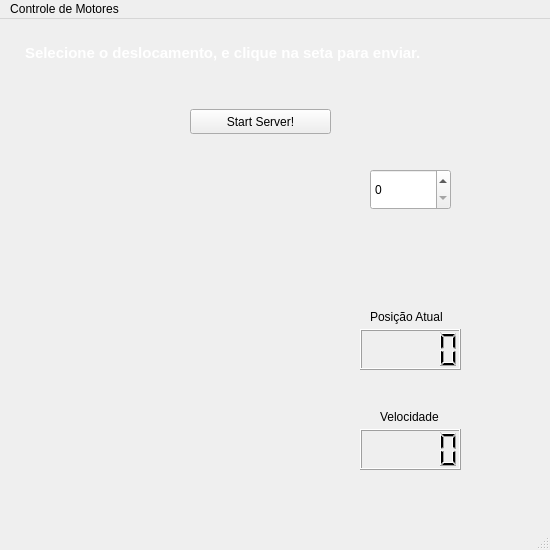
<?xml version="1.0" encoding="UTF-8"?>
<ui version="4.0">
 <class>MainWindow</class>
 <widget class="QMainWindow" name="MainWindow">
  <property name="geometry">
   <rect>
    <x>0</x>
    <y>0</y>
    <width>550</width>
    <height>550</height>
   </rect>
  </property>
  <property name="windowTitle">
   <string>MainWindow</string>
  </property>
  <widget class="QWidget" name="centralwidget">
   <widget class="QPushButton" name="left_button">
    <property name="geometry">
     <rect>
      <x>50</x>
      <y>230</y>
      <width>71</width>
      <height>101</height>
     </rect>
    </property>
    <property name="styleSheet">
     <string notr="true">#left_button{
background-color: transparent;
border-image: url(:/Projeto_Embarcados/icons/left_button_normal.png);
background: none;
border: none;
background-repeat: none;
}
#left_button:pressed
{
   border-image: url(:/Projeto_Embarcados/icons/left_button_pressed.png);
}</string>
    </property>
    <property name="text">
     <string/>
    </property>
   </widget>
   <widget class="QPushButton" name="right_button">
    <property name="geometry">
     <rect>
      <x>240</x>
      <y>270</y>
      <width>51</width>
      <height>101</height>
     </rect>
    </property>
    <property name="styleSheet">
     <string notr="true">#right_button{
background-color: transparent;
border-image: url(:/Projeto_Embarcados/icons/right_button_normal.png);
background: none;
border: none;
background-repeat: none;
}
#right_button:pressed
{
   border-image: url(:/Projeto_Embarcados/icons/right_button_pressed.png);
}</string>
    </property>
    <property name="text">
     <string/>
    </property>
   </widget>
   <widget class="QSpinBox" name="spin">
    <property name="geometry">
     <rect>
      <x>370</x>
      <y>150</y>
      <width>81</width>
      <height>41</height>
     </rect>
    </property>
    <property name="styleSheet">
     <string notr="true">#spin{
	font: 75 12pt &quot;MS Shell Dlg 2&quot;;
	text-color: darkblue;
}</string>
    </property>
    <property name="minimum">
     <number>0</number>
    </property>
    <property name="maximum">
     <number>180</number>
    </property>
    <property name="singleStep">
     <number>30</number>
    </property>
   </widget>
   <widget class="QTextBrowser" name="textBrowser">
    <property name="geometry">
     <rect>
      <x>20</x>
      <y>20</y>
      <width>511</width>
      <height>111</height>
     </rect>
    </property>
    <property name="styleSheet">
     <string notr="true">#textBrowser{background-color: transparent;
text-color: white;}</string>
    </property>
    <property name="html">
     <string>&lt;!DOCTYPE HTML PUBLIC &quot;-//W3C//DTD HTML 4.0//EN&quot; &quot;http://www.w3.org/TR/REC-html40/strict.dtd&quot;&gt;
&lt;html&gt;&lt;head&gt;&lt;meta name=&quot;qrichtext&quot; content=&quot;1&quot; /&gt;&lt;style type=&quot;text/css&quot;&gt;
p, li { white-space: pre-wrap; }
&lt;/style&gt;&lt;/head&gt;&lt;body style=&quot; font-family:'MS Shell Dlg 2'; font-size:7.8pt; font-weight:400; font-style:normal;&quot;&gt;
&lt;p style=&quot; margin-top:0px; margin-bottom:0px; margin-left:0px; margin-right:0px; -qt-block-indent:0; text-indent:0px;&quot;&gt;&lt;span style=&quot; font-size:11pt; font-weight:600; color:#ffffff;&quot;&gt;Selecione o deslocamento, e clique na seta para enviar.&lt;/span&gt;&lt;/p&gt;&lt;/body&gt;&lt;/html&gt;</string>
    </property>
   </widget>
   <widget class="QLCDNumber" name="LCD1">
    <property name="geometry">
     <rect>
      <x>360</x>
      <y>310</y>
      <width>101</width>
      <height>41</height>
     </rect>
    </property>
   </widget>
   <widget class="QLCDNumber" name="LCD2">
    <property name="geometry">
     <rect>
      <x>360</x>
      <y>410</y>
      <width>101</width>
      <height>41</height>
     </rect>
    </property>
   </widget>
   <widget class="QPushButton" name="Start">
    <property name="geometry">
     <rect>
      <x>190</x>
      <y>90</y>
      <width>141</width>
      <height>25</height>
     </rect>
    </property>
    <property name="text">
     <string>Start Server!</string>
    </property>
   </widget>
   <widget class="QLabel" name="label">
    <property name="geometry">
     <rect>
      <x>370</x>
      <y>290</y>
      <width>91</width>
      <height>16</height>
     </rect>
    </property>
    <property name="text">
     <string>Posição Atual</string>
    </property>
   </widget>
   <widget class="QLabel" name="label_2">
    <property name="geometry">
     <rect>
      <x>380</x>
      <y>390</y>
      <width>71</width>
      <height>16</height>
     </rect>
    </property>
    <property name="text">
     <string>Velocidade</string>
    </property>
   </widget>
  </widget>
  <widget class="QMenuBar" name="menubar">
   <property name="geometry">
    <rect>
     <x>0</x>
     <y>0</y>
     <width>550</width>
     <height>25</height>
    </rect>
   </property>
   <widget class="QMenu" name="menuControle_de_Motores">
    <property name="title">
     <string>Controle de Motores</string>
    </property>
   </widget>
   <addaction name="menuControle_de_Motores"/>
  </widget>
  <widget class="QStatusBar" name="statusbar"/>
 </widget>
 <resources/>
 <connections/>
</ui>
